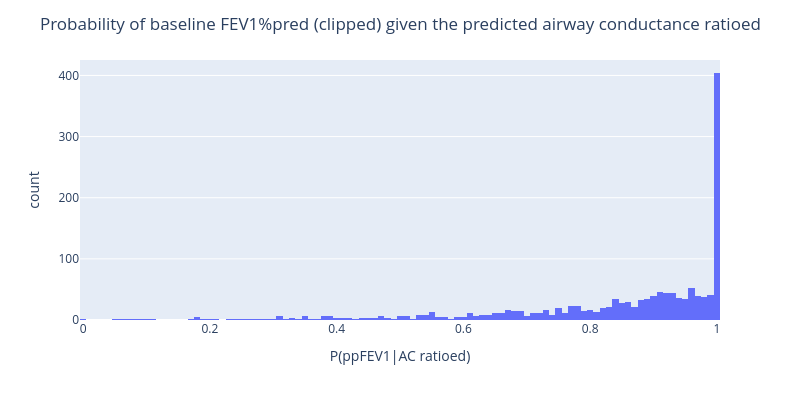

Notebook code for this chart:
### Code cell
# Compute P(baseline|prediction)
df["P(ppFEV1|AC)"] = vh.calc_P_ppFEV1_given_AC(df, AC)
df["P(ppFEV1|AC ratioed)"] = vh.calc_P_ppFEV1_given_AC(df, AC, corr=True)

# NOTE: AC is undefined above 100%, where ppFEV1 > 100%, value is clipped to 100%

# Plot histogram of P(ppFEV1|AC)
fig = px.histogram(df, x="P(ppFEV1|AC ratioed)", nbins=100)
title = f"Probability of baseline FEV1%pred (clipped) given the predicted airway conductance ratioed"
fig.update_layout(title=title, width=800, height=400)
# fig.write_image(f"{dh.get_path_to_main()}PlotsCFR/{title}.pdf")
fig.show()

### Figure 1 — Plotly figure (JSON) as saved in the notebook; plotly's stock layout.template omitted (floating-point values rounded to 4 significant figures; data arrays with more than 128 entries replaced by an {"elided": "..."} marker saying what was removed)
{"data": [{"alignmentgroup": "True", "bingroup": "x", "hovertemplate": "P(ppFEV1|AC ratioed)=%{x}<br>count=%{y}<extra></extra>", "legendgroup": "", "marker": {"color": "#636efa", "pattern": {"shape": ""}}, "name": "", "nbinsx": 100, "offsetgroup": "", "orientation": "v", "showlegend": false, "type": "histogram", "x": {"elided": "1485 float values"}, "xaxis": "x", "yaxis": "y"}], "layout": {"barmode": "relative", "height": 400, "legend": {"tracegroupgap": 0}, "margin": {"t": 60}, "title": {"text": "Probability of baseline FEV1%pred (clipped) given the predicted airway conductance ratioed"}, "width": 800, "xaxis": {"anchor": "y", "domain": [0, 1], "title": {"text": "P(ppFEV1|AC ratioed)"}}, "yaxis": {"anchor": "x", "domain": [0, 1], "title": {"text": "count"}}}}
